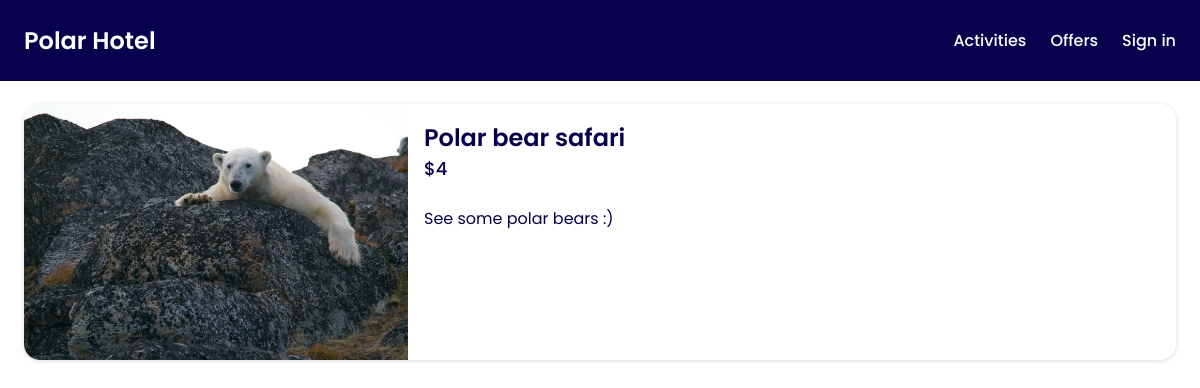
Page /activities.php on the earlier database version.
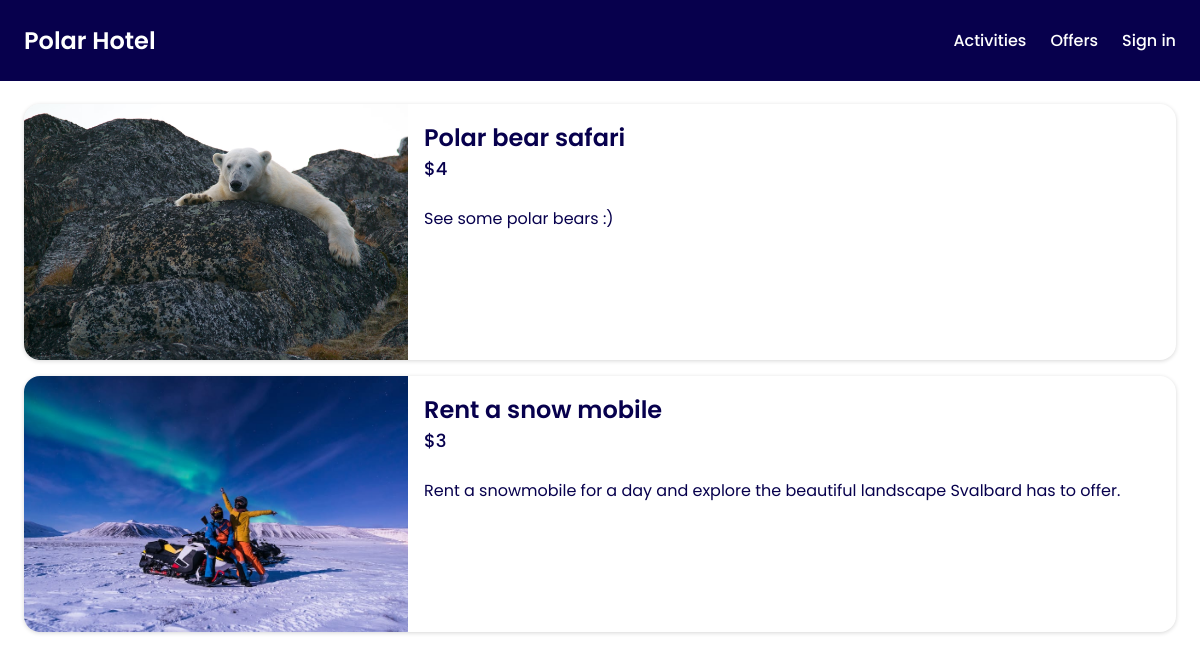
Same page on the later database version.
### tables this page shows
CREATE TABLE activities (
	id INTEGER PRIMARY KEY,
	activity VARCHAR,
	price INTEGER,
	description VARCHAR,
	image VARCHAR
);

### app/getActivities.php (called while the page is built, shortened)
<?php
require_once __DIR__ . "/autoload.php";
$selectActivities = $db->query("SELECT * FROM activities");
$selectActivities->execute();
$activities = $selectActivities->fetchAll(PDO::FETCH_ASSOC);

### activities.php (the view, shortened to what this page needs)
<?php
require_once __DIR__ . "/views/header.php";
require_once __DIR__ . "/views/navigation.php";
require __DIR__ . "/app/getActivities.php";
?>
<main class="room-main max-w-section">
    <div class="activity-cards-container">
        <?php foreach ($activities as $activity) : ?>
            <div class="activity-card">
                <img src=<?= "assets/images/" . $activity["image"] ?> alt="activity">
                <div class="activity-card-info">
                    <h3><?= $activity["activity"]; ?></h3>
                    <div class="price-sm"><?= "$" . $activity["price"]; ?></div>
                    <p><?= $activity["description"]; ?></p>
                </div>
            </div>
        <?php endforeach; ?>
    </div>
</main>
<?php require_once __DIR__ . "/views/footer.php"; ?>

### views/header.php (shortened to what this page needs)
<!DOCTYPE html>
<html lang="en">
<head>
    <link rel="stylesheet" href="https://cdnjs.cloudflare.com/ajax/libs/font-awesome/6.5.1/css/all.min.css" />
    <link rel="stylesheet" href="assets/style/style.css">
    <link rel="stylesheet" href="assets/style/mediaQuery.css">
</head>
<body>

### views/navigation.php (shortened to what this page needs)
<header>
    <a href="index.php" class="nav-logo">Polar Hotel</a>
    <nav class="desktop-nav">
        <a href="activities.php">Activities</a>
        <a href="#">Offers</a>
        <a href=<?= isset($_SESSION["admin"]) ? "app/logout.php" : "login.php" ?>><?= isset($_SESSION["admin"]) ? "Sign out" : "Sign in" ?></a>
    </nav>
</header>

### views/footer.php (shortened to what this page needs)
</body>
</html>

### assets/style/style.css (style rules this page uses)
:root { --dark-blue: #07004d; --blue: #28bafe; --light-blue: #e3f5fd; --white: #fff; --rounded-md: 16px; --rounded-sm: 8px; }
* { box-sizing: border-box; font-family: "Poppins", sans-serif; }
body { min-height: 100vh; background: var(--white); color: var(--dark-blue); margin: 0; padding: 0; }
h1, h2, h3, p { margin: 0; }
h3 { font-size: 24px; font-weight: 600; }
a { color: var(--white); text-decoration: none; font-weight: 500; font-size: 1rem; }
header { display: flex; justify-content: space-between; align-items: center; padding: 16px 24px; width: 100%; height: 81px; background: var(--dark-blue); color: var(--white); position: fixed; top: 0; }
.nav-logo { user-select: none; font-size: 24px; font-weight: 600; }
.desktop-nav { display: flex; gap: 24px; }
.max-w-section { max-width: 1440px; width: 100%; margin: 0 auto; }
.room-main { min-height: 100vh; padding: 104px 24px 0 24px; }
.activity-cards-container { display: flex; flex-direction: column; gap: 16px; margin-bottom: 64px; }
.activity-card { display: flex; flex-direction: column; overflow: hidden; border-radius: var(--rounded-md); box-shadow: rgba(0, 0, 0, 0.16) 0px 1px 4px; }
.activity-card img { max-height: 300px; object-fit: cover; object-position: center; }
.activity-card-info { padding: 16px; }
.activity-card-info .price-sm { font-size: 18px; font-weight: 500; margin-bottom: 24px; }

### assets/style/mediaQuery.css (style rules this page uses)
@media (min-width: 700px) { .activity-card { flex-direction: row; } }
@media (min-width: 700px) { .activity-card img { width: calc(100% / 3); } }

Differences in the rows shown:
added activities: image (picture), activity "Rent a snow mobile", price "3", description "Rent a snowmobile for a day and explore the beautiful landscape Svalbard has to offer."
